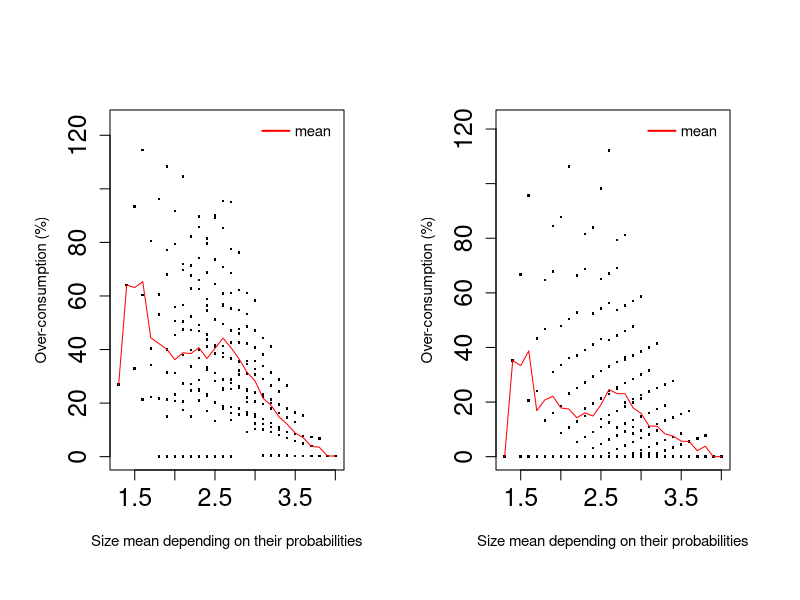

Reproduce this figure in R.
######################################################################
# @TODO modify this parameter to change the version of the graph
######################################################################
fig6a_OAvsMDP<-FALSE
fig6b_PACEvsMDP<-TRUE
fig6c_HEURvsMDP<-FALSE
fig6d_OAvsHEUR<-FALSE
######################################################################
######################################################################

#pdf(file="HEURvsMDPAlainImprovment.pdf")
####################  CAS taille des probas en 1/10, \tau(3)>0
par(mfrow=c(1,2))
par(mar=c(5,4,4,2)+0.8,oma=rep(0.7,4))

MoyenneTaille<-c(4,3.9,3.8,3.7,3.6,3.5,3.4,3.3,3.2,3.1,3.8,3.7,3.6,3.5,3.4,3.3,3.2,3.1,3,3.6,3.5,3.4,3.3,3.2,3.1,3,2.9,3.4,3.3,3.2,3.1,3,2.9,2.8,2.7,3.2,3.1,3,2.9,2.8,2.7,3,2.9,2.8,2.7,2.6,2.5,2.8,2.7,2.6,2.5,2.4,2.6,2.5,2.4,2.4,2.3,2.2,3.7,3.6,3.5,3.4,3.3,3.2,3.1,3,2.9,3.5,3.4,3.3,3.2,3.1,3,2.9,2.8,3.3,3.2,3.1,3,2.9,2.8,2.7,2.6,3.1,3,2.9,2.8,2.7,2.6,2.5,2.9,2.8,2.7,2.6,2.5,2.4,2.7,2.6,2.5,2.4,2.3,2.5,2.4,2.3,2.3,2.2,2.1,3.4,3.3,3.2,3.1,3,2.9,2.8,2.7,3.2,3.1,3,2.9,2.8,2.7,2.6,2.5,3,2.9,2.8,2.7,2.6,2.5,2.4,2.8,2.7,2.6,2.5,2.4,2.3,2.6,2.5,2.4,2.3,2.2,2.4,2.3,2.2,2.1,2.2,2.1,2,2,1.9,1.8,3.1,3,2.9,2.8,2.7,2.6,2.5,2.4,2.9,2.8,2.7,2.6,2.5,2.4,2.3,2.7,2.6,2.5,2.4,2.3,2.2,2.5,2.4,2.3,2.2,2.1,2.3,2.2,2.1,2.1,2,1.9,2.8,2.7,2.6,2.5,2.4,2.3,2.6,2.5,2.4,2.3,2.2,2.1,2.4,2.3,2.2,2.1,2,2.2,2.1,2,2,1.9,1.8,2.5,2.4,2.3,2.2,2.1,2,2.3,2.2,2.1,2,1.9,2.1,2,1.9,1.9,1.8,1.7,2.2,2.1,2,1.9,2,1.9,1.8,1.8,1.7,1.6,1.9,1.8,1.7,1.7,1.6,1.5,1.6,1.5,1.4,1.3)
LorchvsMDPtau1eq1<-c(0.249843,0.262181,0.275146,0.290961,0.309404,0.330829,0.356058,0.385708,0.422649,0.466344,6.79759,7.26607,7.80644,8.43368,9.16726,10.0322,11.0401,12.1141,12.3516,15.303,16.5257,17.94,19.558,21.3649,23.2203,24.2147,22.0605,26.5618,28.8285,31.3652,33.9189,35.8062,35.6491,32.2639,0,41.0877,44.3469,47.1767,48.602,47.6132,95.1187,58.2212,61.0954,62.2176,61.1319,85.3866,0,76.1961,77.5269,56.3786,73.5291,0,95.4035,41.5441,58.8448,22.9201,39.9652,15.1715,4.04718,4.89935,5.86885,6.92416,8.06374,9.14958,10.1167,10.2455,9.18119,13.0185,14.5879,16.2196,18.0247,19.659,20.536,20.3777,18.1981,24.2858,26.6596,28.969,30.7148,31.0935,30.764,28.9039,0,38.1058,40.7164,42.34,42.707,42.6133,41.3948,0,53.2574,54.7764,55.3545,56.757,89.9827,0,68.5694,70.8166,73.4682,79.5355,0,89.0863,43.8107,65.9269,24.7807,47.3013,20.6484,9.12548,10.854,12.5672,14.0987,15.0523,15.7368,15.5511,13.7622,20.1119,22.2548,23.9869,24.7593,25.7586,25.3445,25.1582,0,32.7759,34.5778,35.5153,36.481,37.2604,38.4965,0,45.9877,47.1078,49.5605,51.2627,54.5306,0,61.0055,64.5171,68.7925,85.6656,0,81.5296,89.7488,71.4191,0,27.1649,50.4553,0,20.724,0,0,13.9751,15.6997,16.7486,17.7839,18.5451,18.7091,20.1353,0,25.2687,26.279,27.5844,28.7902,31.1904,33.3845,0,36.6369,38.6931,41.2098,45.6705,49.0933,0,51.4783,56.5229,62.6183,67.6971,0,74.1207,82.2468,71.9229,104.66,50.7307,21.3442,15.8436,16.2633,17.7678,20.1416,23.3123,25.2656,25.4368,28.213,32.6331,36.8423,39.7666,0,41.145,46.8345,52.3101,56.5822,0,62.7989,69.6776,79.4001,91.7665,108.253,21.9171,13.306,17.0658,21.0631,24.6355,27.2689,0,28.6576,33.6262,38.0211,45.3359,0,47.517,55.975,67.9279,77.1976,96.2814,22.281,14.8044,17.3424,23.3,31.4526,31.1782,40.0358,53.0969,60.5907,80.6125,114.461,15.0058,21.5728,34.1657,40.4543,60.2869,93.3345,21.2749,32.9869,64.0808,26.9166)
OAvsMDPtau1eq1<-c(0.114708,0.126986,0.14049,0.156401,0.173864,0.192226,0.212484,0.235869,0.264484,0.298344,0.155817,0.217772,0.298961,0.407541,0.567081,0.799746,1.14486,1.62894,1.85196,0.457867,0.74032,1.10701,1.59178,2.19905,2.91497,3.21037,1.80154,1.35192,1.99813,2.80837,3.62612,4.09046,3.43618,1.37012,0,2.85421,3.7916,4.45525,4.34504,3.05902,1.03573,4.19128,4.53934,3.99647,2.51167,0.790509,0,4.05022,3.3401,1.98526,0.59786,0,2.59635,1.50043,0.447747,1.00516,0.283811,0.14025,1.01353,1.48094,2.01055,2.5705,3.15071,3.62308,3.93529,3.51274,2.38104,1.953,2.61484,3.24704,3.9542,4.4622,4.35495,3.63067,2.0131,3.10113,3.94232,4.66338,4.91388,4.21621,3.40468,2.41272,0,4.37021,4.95931,4.84811,4.02885,3.40762,3.00023,0,4.74818,4.33492,3.54431,3.80446,3.88527,0,3.54913,3.59268,4.29103,5.30099,0,3.71938,4.82035,6.97322,5.12523,8.75714,9.83648,3.15495,4.10492,4.94654,5.54229,5.54373,5.29005,4.44164,2.79602,4.52292,5.32983,5.71827,5.26096,5.08848,4.10003,4.2041,0,5.39783,5.53303,5.01101,4.68232,4.68124,5.98586,0,4.99114,4.43502,5.0454,5.59336,8.17507,0,4.30664,5.37241,7.3253,10.7019,0,5.48559,9.18759,13.2996,0,10.7747,15.2384,0,16.0274,0,0,5.54713,6.21059,6.20439,6.11776,5.81012,5.18892,6.34317,0,6.03628,5.74158,5.67139,5.62808,6.88919,8.77571,0,5.05388,5.38323,6.23626,8.90369,11.6203,0,5.2534,7.68058,11.1452,14.6298,0,9.08395,13.2877,17.338,14.7772,20.8183,24.4984,6.38525,5.82044,6.17309,7.34796,9.34796,10.7664,5.00773,6.24287,8.93647,11.6435,13.904,0,7.23516,10.6264,14.0671,17.1651,0,12.1765,16.2097,22.6218,19.3612,29.007,35.0926,5.64854,8.34013,11.2339,13.7315,15.6765,0,9.49988,13.0162,16.099,21.9823,0,14.6577,20.7411,29.7933,25.63,38.879,48.3669,12.9984,15.176,20.5795,28.0602,18.9609,26.8533,38.5259,34.3547,51.2141,65.5504,27.5009,35.2597,49.3318,45.6634,66.9922,88.3541,68.9413,87.9126,120.014,175.793)
HEURvsMDPtau1eq1<-c(0.144563,0.150447,0.156102,0.163559,0.137051,0.152409,0.16913,0.192901,0.213766,0.239528,0.186901,0.203805,0.134746,0.166671,0.216553,0.166195,0.525648,0.765668,0.317778,0.161533,0.25132,0.382409,0.338279,1.25988,1.63308,1.68988,0.711743,0.449134,0.561447,0.740099,2.46657,2.51486,1.83825,0.432264,0,1.03769,1.22964,3.33395,2.86188,1.61594,0.268038,4.1199,3.82347,2.84524,1.35136,1.35922,0,3.97317,2.67122,4.29503,1.27378,0,7.59337,4.26566,1.23489,4.3127,1.2261,1.2504,1.33495,0.663334,0.894683,1.17889,0.458516,1.24895,1.3218,0.00104792,0.495121,0.832383,1.15747,0.551133,0.748407,2.05593,0.300921,0.856754,0,0.749081,0.952242,2.74844,0.750979,1.15578,0.337967,0,0,1.37627,1.20533,2.07102,0.749198,0.00135738,0.266493,0,2.90843,1.58274,0.111521,1.92875,0,0,0.928162,3.28824,1.5833,-0.00641045,0,3.02142,1.08171,0.30292,1.22749,0.338911,0.325208,1.44419,0.221509,0.444916,1.82083,0.34865,0.00251577,0.67089,0.448965,0.611571,0.875615,0.903204,0.0033234,0.730086,0,0.0376226,0,1.50351,0.862491,0.787917,0,0.534909,0,0,1.63378,0.120878,1.72579,0,0,0,2.58929,1.07964,0,0.330866,0,0.170888,1.0901,0.303,0,0.996589,0.221197,0,5.76462,0,0,0.00710614,1.39649,0.530424,0,0.51648,0,0.0368365,0,1.47832,0.387731,0.357177,0.647872,0,0.0339142,0,0.63666,1.43096,0,0,0.296205,0,0.616454,0,1.10534,0.182894,0,1.92621,0.988533,0.0655359,0.762908,6.14455,4.72453,1.43797,0,0.860448,0,0,0.167987,1.08843,0,0,1.04807,0.0555305,0,0,2.01908,0.876675,0,0,1.75582,0.653443,5.57891,9.04822,5.66382,4.38227,0.0889209,0,2.01448,0.748772,0.200134,0,2.89702,1.72859,0.446199,4.29775,0,1.37136,8.95684,5.13184,7.85412,5.44656,4.28209,4.0431,1.47353,8.03313,3.70507,10.6366,8.20618,4.89748,7.56026,5.47085,4.42198,12.6988,8.38559,4.86591,7.78415,5.71311,4.7448,14.1967,6.17446,5.36421,69.069)

LorchvsMDPtau3eq1<-c(0,0,0,0,0,0,0,0,0,0,7.58139,6.48927,5.40229,4.31408,3.23128,2.14526,1.0577,1.09307,1.10506,16.7088,15.5177,14.3255,13.1392,11.9493,10.7577,9.56509,8.38424,27.7199,26.4022,25.091,23.7759,22.4588,21.1411,19.8359,0,41.3394,39.8742,38.4044,36.9321,35.4593,0,58.5063,56.8417,55.1742,53.5063,0,0,81.017,79.0937,0,0,0,111.794,0,0,0,0,0,0,0,0,0,0,0,0,0,0,8.50208,7.29661,6.09014,4.88956,3.68534,2.47942,1.27252,0.077521,18.7812,17.446,16.1173,14.7848,13.4502,12.1149,10.7925,0,31.5322,30.0452,28.5536,27.0593,25.5646,24.0838,0,47.6626,45.9699,44.2741,42.5781,0,0,68.9121,66.9513,64.9903,0,0,98.1459,0,0,0,0,0,0,0,0,0,0,0,0,0,9.49615,8.14279,6.79604,5.44531,4.09254,2.7391,1.39866,0,21.3139,19.8042,18.2898,16.7727,15.2551,13.7518,0,36.3186,34.5965,32.8713,31.1458,29.4365,0,56.1807,54.1804,52.1799,0,0,83.6868,81.3066,0,0,0,0,0,0,0,0,0,0,0,0,0,0,0,0,10.8266,9.29354,7.75574,6.21518,4.67427,3.14768,0,24.6258,22.8734,21.1178,19.362,17.6226,0,42.9851,40.9437,38.9024,36.8799,0,68.5829,66.1446,0,106.585,0,0,0,0,0,0,0,0,12.5057,10.7219,8.93474,7.14749,5.37684,0,29.229,27.1449,25.061,22.9961,0,52.7084,50.209,47.7322,87.9316,84.839,0,0,0,0,0,0,0,14.9481,12.8197,10.6915,8.58277,0,36.0912,33.5278,30.9877,68.1605,64.9684,0,0,0,0,0,18.5438,15.9128,13.3057,47.0008,43.7022,95.5167,0,0,0,24.3195,20.9067,66.6258,0,0,34.8274,0)
OAvsMDPtau3eq1<-c(0,0,0,0,0,0,0,0,0,0,6.49833,5.40622,4.31924,3.23102,2.14823,1.0622,-0.0253569,0,0,14.3219,13.1307,11.9386,10.7522,9.56229,8.37069,7.17811,5.99726,23.7599,22.4422,21.131,19.8159,18.4988,17.1811,15.876,0,35.4337,33.9686,32.4988,31.0265,29.5537,28.0946,50.1483,48.4837,46.8161,45.1482,43.496,0,69.4431,67.5199,65.5965,63.6908,0,95.8234,93.5515,91.3005,133.901,131.153,192.961,7.66714,7.75263,7.83983,7.92906,8.01982,8.11298,8.20854,8.30644,8.40544,15.6984,14.4929,13.2864,12.0859,10.8816,9.67572,8.46881,7.27381,25.4102,24.075,22.7464,21.4138,20.0792,18.744,17.4215,0,37.457,35.97,34.4784,32.9841,31.4894,30.0086,0,52.696,51.0033,49.3075,47.6114,45.9313,0,72.7709,70.8101,68.8491,66.9063,0,100.391,98.0663,95.7632,140.61,137.784,203.814,17.1246,17.3365,17.5534,17.7747,18.0024,18.2365,18.4767,18.7205,27.1249,25.7716,24.4248,23.0741,21.7213,20.3679,19.0274,0,39.5653,38.0555,36.5411,35.024,33.5065,32.0031,0,55.3613,53.6392,51.914,50.1885,48.4792,0,76.2714,74.271,72.2706,70.2887,0,105.23,102.849,100.491,0,147.79,144.88,0,215.623,0,0,28.8788,29.2805,29.6914,30.1153,30.5523,31.0016,31.4597,0,41.7297,40.1967,38.6589,37.1184,35.5774,34.0509,0,58.1099,56.3574,54.6018,52.846,51.1066,0,79.9011,77.8598,75.8185,73.796,0,110.287,107.849,105.433,155.374,152.376,228.334,43.9637,44.6585,45.3781,46.1234,46.8922,47.6802,60.9574,59.1736,57.3864,55.5991,53.8285,0,83.6825,81.5984,79.5145,77.4496,0,115.6,113.101,110.624,163.445,160.352,242.142,63.8972,65.0783,66.3075,67.5813,68.893,0,87.6113,85.4829,83.3546,81.2459,0,121.166,118.603,116.063,172.006,168.814,257.066,91.7237,93.7629,95.8898,98.0957,127.044,124.413,121.806,181.17,177.872,273.421,133.261,136.953,140.821,191.004,187.591,291.397,201.545,208.905,311.177,332.859)
HEURvsMDPtau3eq1<-c(0,0,0,0,0,0,0,0,0,0,6.49833,5.40622,4.31924,3.23102,2.14823,1.0622,-0.0253569,0,0,14.3219,13.1307,11.9386,10.7522,9.56229,8.37069,0,0,23.7599,22.4422,21.131,19.8159,0,0,0,0,35.4337,33.9686,0,0,0,0,0,0,0,0,0,0,0,0,0,0,0,0,0,0,0,0,0,7.66714,7.75263,7.83983,7.92906,8.01982,8.11298,8.20854,0,0,15.6984,14.4929,13.2864,12.0859,10.8816,2.47942,1.27252,0,25.4102,24.075,22.7464,14.7848,13.4502,12.1149,0,0,37.457,30.0452,28.5536,27.0593,0,0,0,47.6626,45.9699,0,0,0,0,0,0,0,0,0,0,0,0,0,0,0,17.1246,17.3365,17.5534,17.7747,0,0,0,0,27.1249,25.7716,6.79604,5.44531,4.09254,2.7391,0,0,21.3139,19.8042,18.2898,16.7727,15.2551,0,0,36.3186,34.5965,32.8713,0,0,0,56.1807,0,0,0,0,0,0,0,0,0,0,0,0,0,0,28.8788,0,0,0,0,0,0,0,10.8266,9.29354,7.75574,6.21518,4.67427,0,0,24.6258,22.8734,21.1178,0,0,0,42.9851,0,0,0,0,0,0,0,0,0,0,0,0,0,0,0,0,12.5057,10.7219,8.93474,7.14749,5.37684,0,29.229,27.1449,0,0,0,0,0,0,0,0,0,0,0,0,0,0,0,14.9481,12.8197,10.6915,0,0,36.0912,0,0,0,0,0,0,0,0,0,18.5438,15.9128,13.3057,47.0008,0,0,0,0,0,24.3195,0,0,0,0,34.8274,0)

# # #TODO comparaison, version ALain tau=1
# MoyenneTaille<-c(4,3.9,3.8,3.7,3.6,3.5,3.4,3.3,3.2,3.1,3.8,3.7,3.6,3.5,3.4,3.3,3.2,3.1,3,3.6,3.5,3.4,3.3,3.2,3.1,3,2.9,3.4,3.3,3.2,3.1,3,2.9,2.8,2.7,3.2,3.1,3,2.9,2.8,2.7,3,2.9,2.8,2.7,2.6,2.5,2.8,2.7,2.6,2.5,2.4,2.6,2.5,2.4,2.4,2.3,2.2,3.7,3.6,3.5,3.4,3.3,3.2,3.1,3,2.9,3.5,3.4,3.3,3.2,3.1,3,2.9,2.8,3.3,3.2,3.1,3,2.9,2.8,2.7,2.6,3.1,3,2.9,2.8,2.7,2.6,2.5,2.9,2.8,2.7,2.6,2.5,2.4,2.7,2.6,2.5,2.4,2.3,2.5,2.4,2.3,2.3,2.2,2.1,3.4,3.3,3.2,3.1,3,2.9,2.8,2.7,3.2,3.1,3,2.9,2.8,2.7,2.6,2.5,3,2.9,2.8,2.7,2.6,2.5,2.4,2.8,2.7,2.6,2.5,2.4,2.3,2.6,2.5,2.4,2.3,2.2,2.4,2.3,2.2,2.1,2.2,2.1,2,2,1.9,1.8,3.1,3,2.9,2.8,2.7,2.6,2.5,2.4,2.9,2.8,2.7,2.6,2.5,2.4,2.3,2.7,2.6,2.5,2.4,2.3,2.2,2.5,2.4,2.3,2.2,2.1,2.3,2.2,2.1,2.1,2,1.9,2.8,2.7,2.6,2.5,2.4,2.3,2.6,2.5,2.4,2.3,2.2,2.1,2.4,2.3,2.2,2.1,2,2.2,2.1,2,2,1.9,1.8,2.5,2.4,2.3,2.2,2.1,2,2.3,2.2,2.1,2,1.9,2.1,2,1.9,1.9,1.8,1.7,2.2,2.1,2,1.9,2,1.9,1.8,1.8,1.7,1.6,1.9,1.8,1.7,1.7,1.6,1.5,1.6,1.5,1.4,1.3)
# LorchvsMDPtau1eq1<-c(0.289126,3.78322,7.7398,12.2637,17.474,23.5273,30.6553,39.1392,49.5068,62.3056,3.48107,7.69034,12.5461,18.196,24.8364,32.7577,42.3056,53.902,66.9023,7.61782,12.8486,18.99,26.2575,34.8005,44.9478,56.0711,65.4338,13.0388,19.4458,27.0844,35.899,45.4687,54.634,62.0032,0,81.2475,26.9174,35.2302,43.5375,51.0664,25.912,87.762,98.4706,39.6419,46.1474,33.2576,0,88.7937,97.0273,44.9727,42.1891,0,82.5754,54.8386,53.2639,67.1178,67.4543,86.1338,7.76453,12.5691,18.1285,24.6139,32.2015,41.0906,51.0374,61.7951,73.5616,12.8785,18.7891,25.6482,33.246,42.2952,52.1447,61.9115,71.4704,18.6708,25.6872,33.6324,42.3095,50.3895,59.9052,20.2349,0,25.1453,32.7314,40.6195,47.911,56.1442,27.0061,0,95.6664,105.665,43.8413,52.1796,34.6895,0,95.2581,103.225,45.1281,44.9156,0,53.3404,55.6442,57.6462,68.3198,73.8449,93.8006,17.9854,23.9781,31.2443,39.4233,48.4018,57.4985,68.2755,13.9291,24.0297,31.3001,39.2488,47.5781,56.3299,65.7087,20.5228,0,30.3788,37.7911,44.7201,52.779,63.1442,28.0784,0,102.813,41.2933,49.49,34.8841,37.0767,0,101.135,113.128,44.4878,47.9771,0,51.4549,55.8498,61.1399,0,69.2873,76.7333,0,88.5311,0,0,28.8397,36.3825,44.1825,52.1403,62.0725,70.8712,20.9253,0,35.1352,42.3222,49.9894,58.9044,26.6643,28.6825,0,109.403,45.925,53.8972,34.9046,37.7673,0,109.465,39.4068,44.3798,48.4238,0,48.7806,55.1981,60.7484,67.4,69.3041,85.4132,39.2844,46.0179,55.1646,63.6215,25.3959,27.7849,43.121,49.2217,29.0203,33.2381,36.4123,0,116.215,36.7874,42.0028,46.1702,0,45.2759,51.6653,52.2517,54.9901,66.1152,81.2995,42.7865,55.8746,25.2892,29.6516,27.5982,0,26.7705,32.0929,37.247,36.9664,0,39.3409,38.7856,48.2104,47.4693,61.4252,75.7737,19.8091,18.6331,24.0835,32.0961,23.8074,32.3072,42.6639,40.5933,55.046,68.4604,68.3611,24.5888,35.3291,31.5337,46.6167,58.8077,87.6196,35.1474,45.4196,101.521)
# OAvsMDPtau1eq1<-c(0.114708,0.126986,0.14049,0.156401,0.173864,0.192226,0.212484,0.235869,0.264484,0.298344,0.158012,0.220551,0.302281,0.411911,0.573131,0.809974,1.16658,1.62871,1.85165,0.46701,0.753549,1.13001,1.63928,2.19898,2.91515,3.20984,1.80075,1.42325,1.99791,2.80822,3.62624,4.09102,3.43542,1.36853,0,2.8542,3.79175,4.45554,4.34567,3.05815,1.03345,4.19166,4.54036,3.99775,2.51406,0.787562,0,4.05112,3.34112,1.987,0.595047,0,2.59362,1.49838,0.442601,1.00193,0.281582,0.136895,1.03355,1.49628,2.01938,2.5937,3.22223,3.82261,4.00735,3.39396,2.30384,2.04258,2.74012,3.46582,3.93241,4.50923,4.58189,3.52411,1.77986,3.08241,3.92933,4.69062,5.05636,4.09567,3.31457,1.94224,0,4.38726,5.03711,5.07326,3.92709,2.81542,2.25799,0,4.87448,4.6091,3.4724,2.9978,2.4993,0,3.8175,2.80583,3.27057,3.54078,0,2.78596,3.60283,4.84064,3.81664,6.30856,7.36816,3.52751,4.0955,4.92662,5.58105,5.78378,4.98568,4.18209,1.92836,4.54296,5.36271,5.85861,5.66586,4.83763,3.54367,2.83494,0,5.47672,5.74138,4.80435,3.9225,3.80966,4.00658,0,5.23813,4.29301,4.0421,3.48177,5.53359,0,3.37665,4.14634,4.70652,7.38728,0,4.02003,6.12474,9.43119,0,7.46078,11.1656,0,8.46994,0,0,5.586,6.38292,6.51498,5.78994,5.44042,3.37038,4.48768,0,6.22956,6.08756,5.42707,4.78398,4.49267,6.09146,0,5.39002,4.49505,3.78336,5.86208,8.05391,0,4.27378,4.75311,7.47385,10.2506,0,5.77372,9.14998,12.4354,10.5286,10.5871,11.9769,6.54736,5.85454,5.98033,4.70637,6.28491,7.73071,5.37863,3.80401,5.74938,7.84675,9.86064,0,4.39996,6.91316,9.59246,12.1113,0,8.08386,11.3193,10.767,7.71317,13.9592,16.4482,2.3656,5.46516,7.43526,9.3862,6.59346,0,6.19067,8.67648,11.1011,9.68807,0,9.95375,7.71742,13.5871,9.4935,18.0041,22.1106,7.50918,4.28802,6.94863,12.0814,5.39501,10.4582,17.1116,13.7593,23.1536,29.5797,7.95155,14.3567,21.5952,19.0446,29.8825,39.6617,27.6839,39.1283,54.0378,76.5701)
# HEURvsMDPtau1eq1<-c(0.144563,0.150447,0.156102,0.163559,0.137051,0.152409,0.16913,0.192901,0.213766,0.239528,0.189054,0.206523,0.138061,0.171022,0.222493,0.176411,0.547283,0.765499,0.317498,0.170664,0.264482,0.405175,0.384354,1.25921,1.63289,1.6902,0.712212,0.519754,0.559497,0.738311,2.46565,2.51628,1.83866,0.432084,0,1.03558,1.22794,3.33463,2.8631,1.61602,0.267138,4.12026,3.82422,2.84627,1.35376,1.36085,0,3.97331,2.6713,4.30046,1.27593,0,7.59337,4.26718,1.23489,4.3127,1.22848,1.2504,1.12993,0.670399,0.881736,1.15311,0.572839,1.55877,1.51505,0.00050697,0.499729,0.909731,1.24969,0.766013,0.700216,2.18908,0.642395,0.978751,0,0.696103,0.891349,2.82464,1.00606,1.34932,0.632753,0,0,1.29817,1.3765,2.64601,1.10203,0.000822036,0.556169,0,3.38352,2.31959,0.646432,2.19007,0,0,1.77593,3.53747,1.91177,-0.00440592,0,3.34477,1.49435,0.308187,1.79665,0.350917,0.347747,1.79441,0.268994,0.47816,2.11157,0.847881,0.00162672,0.734074,-0.326708,0.574881,0.821022,1.23548,0.627825,1.01282,0,0.0344954,0,1.66983,1.2254,1.19414,0,1.27457,0,0,2.45432,0.747604,2.38158,0,0,0,3.21215,1.87452,0,0.355407,0,1.04036,1.13693,0.342759,0,1.06468,0.282375,0,5.72252,0,0,0.00610764,1.60321,1.02726,0,0.719234,0,0.0324471,0,1.64606,0.855304,0.808477,1.76262,0,0.0297578,0,1.55009,2.42866,0,0,0.343575,0,1.84062,0,1.18254,0.255128,0,2.01141,1.09748,0.164981,0.899806,6.01327,4.63846,1.25827,0,2.65327,0,0,0.245293,3.10264,0,0,1.14562,0.154993,0,0,2.10108,1.00984,0,0,1.88064,0.825389,5.22061,8.46522,5.36881,4.20075,-1.32441,0,2.04293,0.869433,-4.11958,0,2.86454,1.81156,0.615839,3.55751,0,1.49553,7.72057,4.44722,6.69151,4.88831,3.94683,2.16497,-4.04868,5.85273,2.43941,8.17776,6.97327,3.7251,6.60516,4.51622,3.86107,7.0018,6.51098,2.97424,6.3342,4.17747,3.85441,7.30233,3.83957,3.9696,52.2127)
# 
# # #TODO comparaison, version ALain tau=3
# MoyenneTaille<-c(4,3.9,3.8,3.7,3.6,3.5,3.4,3.3,3.2,3.1,3.8,3.7,3.6,3.5,3.4,3.3,3.2,3.1,3,3.6,3.5,3.4,3.3,3.2,3.1,3,2.9,3.4,3.3,3.2,3.1,3,2.9,2.8,2.7,3.2,3.1,3,2.9,2.8,2.7,3,2.9,2.8,2.7,2.6,2.5,2.8,2.7,2.6,2.5,2.4,2.6,2.5,2.4,2.4,2.3,2.2,3.7,3.6,3.5,3.4,3.3,3.2,3.1,3,2.9,3.5,3.4,3.3,3.2,3.1,3,2.9,2.8,3.3,3.2,3.1,3,2.9,2.8,2.7,2.6,3.1,3,2.9,2.8,2.7,2.6,2.5,2.9,2.8,2.7,2.6,2.5,2.4,2.7,2.6,2.5,2.4,2.3,2.5,2.4,2.3,2.3,2.2,2.1,3.4,3.3,3.2,3.1,3,2.9,2.8,2.7,3.2,3.1,3,2.9,2.8,2.7,2.6,2.5,3,2.9,2.8,2.7,2.6,2.5,2.4,2.8,2.7,2.6,2.5,2.4,2.3,2.6,2.5,2.4,2.3,2.2,2.4,2.3,2.2,2.1,2.2,2.1,2,2,1.9,1.8,3.1,3,2.9,2.8,2.7,2.6,2.5,2.4,2.9,2.8,2.7,2.6,2.5,2.4,2.3,2.7,2.6,2.5,2.4,2.3,2.2,2.5,2.4,2.3,2.2,2.1,2.3,2.2,2.1,2.1,2,1.9,2.8,2.7,2.6,2.5,2.4,2.3,2.6,2.5,2.4,2.3,2.2,2.1,2.4,2.3,2.2,2.1,2,2.2,2.1,2,2,1.9,1.8,2.5,2.4,2.3,2.2,2.1,2,2.3,2.2,2.1,2,1.9,2.1,2,1.9,1.9,1.8,1.7,2.2,2.1,2,1.9,2,1.9,1.8,1.8,1.7,1.6,1.9,1.8,1.7,1.7,1.6,1.5,1.6,1.5,1.4,1.3)
# LorchvsMDPtau3eq1<-c(60,57.589,55.1015,52.575,49.9931,47.37,44.6835,41.9354,39.1255,36.2816,65.1987,68.1804,71.4321,75.012,78.9476,83.3315,88.2381,36.2737,33.3672,71.4575,75.0378,78.9972,83.3735,88.2772,93.8018,100.062,107.139,79.0079,83.4094,88.3029,93.8214,100.085,107.24,115.406,0,176.536,93.8537,100.11,107.274,115.532,56.2594,183.403,187.573,115.533,125.162,61.3702,0,192.407,198.032,54.6932,67.5229,0,204.718,60.208,75.0639,66.9507,84.4874,96.4803,62.6287,59.9779,57.2802,54.5184,51.7074,48.8228,45.8662,42.837,39.7656,68.7137,72.2001,76.0606,80.3337,85.1292,90.5412,96.6862,103.648,76.0712,80.3689,85.1545,90.5608,96.7096,103.748,47.0648,0,85.1979,90.5928,96.7346,103.782,111.928,51.0916,0,181.434,185.537,111.93,121.457,55.8418,0,190.306,195.872,49.0039,61.5851,0,42.0625,54.0742,68.6613,60.3062,77.5612,88.9832,65.8713,62.9781,60.0101,56.9822,53.8677,50.6679,47.3818,0,73.0209,77.2061,81.874,87.157,93.178,100.086,41.9677,0,81.9168,87.1888,93.2031,100.121,108.138,45.6388,0,179.374,100.117,108.141,39.2181,49.9855,0,188.096,193.592,42.9767,55.2649,0,35.8658,47.5453,61.8064,0,53.1926,70.0915,0,80.8205,0,0,69.9013,66.6993,63.4236,60.0449,56.5633,52.978,0,0,78.5496,83.6885,89.5636,96.338,30.6633,39.9678,0,177.251,96.3346,104.215,33.3996,43.869,0,185.805,26.7455,36.682,48.6307,0,29.3927,40.6914,54.5655,45.6791,62.1399,72.0407,75.0733,71.5138,67.829,64.0171,0,0,85.7999,92.403,18.7746,27.3109,37.4401,0,183.417,20.5036,30.0663,41.6208,0,22.5893,33.4488,46.8631,37.685,53.6082,62.5144,81.9076,77.8709,0,0,0,0,6.40634,13.9993,23.1411,34.2441,0,15.4677,25.8253,38.7016,29.2116,44.4871,52.2126,0,0,0,0,7.94732,17.7274,29.9678,20.1432,34.6318,40.9357,145.733,0,0,10.4226,23.9603,28.5539,128.174,0,14.926,94.4078)
# OAvsMDPtau3eq1<-c(0,0,0,0,0,0,0,0,0,0,6.49833,10.2255,14.2901,18.765,23.6845,29.1643,35.2977,0,0,14.3219,18.7972,23.7465,29.2169,35.3465,42.2522,50.0777,58.9232,23.7599,29.2617,35.3786,42.2768,50.1067,59.0494,69.2571,0,35.4337,42.3172,50.1381,59.0923,69.4145,81.3301,50.1483,59.0856,69.4158,81.4525,95.5223,0,69.4431,81.4982,95.7233,112.603,0,95.8234,112.9,133.532,133.901,159.686,192.961,3.28592,3.32256,3.35993,3.39817,3.43707,3.47699,3.51795,3.5599,3.60233,10.8922,15.2502,20.0758,25.4171,31.4114,38.1765,45.8578,54.5602,20.089,25.4611,31.4431,38.2011,45.887,54.685,64.7538,0,31.4973,38.241,45.9183,54.7281,64.9099,76.6993,0,45.9289,54.7222,64.9125,76.8218,90.7922,0,64.9404,76.8687,90.9939,107.826,0,91.0961,108.126,128.807,129.183,155.195,189.044,7.33913,7.42993,7.52287,7.61772,7.71532,7.81563,7.91859,8.02307,16.2761,21.5077,27.3425,33.9463,41.4725,50.1081,60.0178,0,27.396,33.986,41.5039,50.1513,60.1728,71.8132,0,41.515,50.1463,60.1764,71.9357,85.7814,0,60.2048,71.9836,85.9838,102.742,0,86.0879,103.045,123.748,0,124.13,150.351,0,184.776,0,0,12.3766,12.5488,12.7249,12.9065,13.0938,13.2864,13.4827,0,23.187,29.6106,36.9545,45.4225,55.264,66.7324,0,36.9659,45.4182,55.2682,66.8546,80.5493,0,55.2972,66.9033,80.7521,97.4058,0,80.8576,97.7111,118.406,118.794,145.195,180.19,18.8416,19.1394,19.4477,19.7672,20.0967,20.4344,32.2498,40.5037,50.1504,61.5367,75.0491,0,50.1802,61.5864,75.2524,91.7666,0,75.3594,92.0741,112.723,113.116,139.665,175.22,27.3845,27.8907,28.4175,28.9634,29.5256,0,44.8692,56.0475,69.4973,85.834,0,69.6057,86.1429,106.703,107.101,133.754,169.843,39.3102,40.1841,41.0956,42.041,63.5301,79.843,100.262,100.665,127.371,163.964,57.1119,58.6942,60.3519,93.7705,120.464,157.518,86.3765,89.5309,150.42,142.654)
# HEURvsMDPtau3eq1<-c(0,0,0,0,0,0,0,0,0,0,6.49833,10.2255,14.2901,18.765,23.6845,29.1643,35.2977,0,0,14.3219,18.7972,23.7465,29.2169,35.3465,42.2522,0,0,23.7599,29.2617,35.3786,42.2768,0,0,0,0,35.4337,42.3172,0,0,0,0,0,0,0,0,0,0,0,0,0,0,0,0,0,0,0,0,0,3.28592,3.32256,3.35993,3.39817,3.43707,3.47699,3.51795,0,0,10.8922,15.2502,20.0758,25.4171,31.4114,28.6265,35.66,0,20.089,25.4611,31.4431,23.8694,30.5825,38.2684,0,0,31.4973,19.1201,25.5024,32.825,0,0,0,20.4268,27.3678,0,0,0,0,0,0,0,0,0,0,0,0,0,0,0,7.33913,7.42993,7.52287,7.61772,0,0,0,0,16.2761,21.5077,13.6571,19.3783,25.8982,33.3807,0,0,9.13453,14.5506,20.7291,27.8347,36.0717,0,0,15.5651,22.276,30.0734,0,0,0,24.0775,0,0,0,0,0,0,0,0,0,0,0,0,0,0,12.3766,0,0,0,0,0,0,0,4.63995,9.85146,15.8094,22.6779,30.6633,0,0,10.5539,17.0143,24.5416,0,0,0,18.4222,0,0,0,0,0,0,0,0,0,0,0,0,0,0,0,0,5.3596,11.546,18.7746,27.3109,37.4401,0,12.5267,20.5036,0,0,0,0,0,0,0,0,0,0,0,0,0,0,0,6.40634,13.9993,23.1411,0,0,15.4677,0,0,0,0,0,0,0,0,0,7.94732,17.7274,29.9678,20.1432,0,0,0,0,0,10.4226,0,0,0,0,14.926,0)

#MoyenneTaille<-c(4,3.9,3.8,3.7,3.6,3.5,3.4,3.3,3.2,3.1,3.8,3.7,3.6,3.5,3.4,3.3,3.2,3.1,3,3.6,3.5,3.4,3.3,3.2,3.1,3,2.9,3.4,3.3,3.2,3.1,3,2.9,2.8,2.7,3.2,3.1,3,2.9,2.8,2.7,3,2.9,2.8,2.7,2.6,2.5,2.8,2.7,2.6,2.5,2.4,2.6,2.5,2.4,2.4,2.3,2.2,3.7,3.6,3.5,3.4,3.3,3.2,3.1,3,2.9,3.5,3.4,3.3,3.2,3.1,3,2.9,2.8,3.3,3.2,3.1,3,2.9,2.8,2.7,2.6,3.1,3,2.9,2.8,2.7,2.6,2.5,2.9,2.8,2.7,2.6,2.5,2.4,2.7,2.6,2.5,2.4,2.3,2.5,2.4,2.3,2.3,2.2,2.1,3.4,3.3,3.2,3.1,3,2.9,2.8,2.7,3.2,3.1,3,2.9,2.8,2.7,2.6,2.5,3,2.9,2.8,2.7,2.6,2.5,2.4,2.8,2.7,2.6,2.5,2.4,2.3,2.6,2.5,2.4,2.3,2.2,2.4,2.3,2.2,2.1,2.2,2.1,2,2,1.9,1.8,3.1,3,2.9,2.8,2.7,2.6,2.5,2.4,2.9,2.8,2.7,2.6,2.5,2.4,2.3,2.7,2.6,2.5,2.4,2.3,2.2,2.5,2.4,2.3,2.2,2.1,2.3,2.2,2.1,2.1,2,1.9,2.8,2.7,2.6,2.5,2.4,2.3,2.6,2.5,2.4,2.3,2.2,2.1,2.4,2.3,2.2,2.1,2,2.2,2.1,2,2,1.9,1.8,2.5,2.4,2.3,2.2,2.1,2,2.3,2.2,2.1,2,1.9,2.1,2,1.9,1.9,1.8,1.7,2.2,2.1,2,1.9,2,1.9,1.8,1.8,1.7,1.6,1.9,1.8,1.7,1.7,1.6,1.5,1.6,1.5,1.4,1.3)
#LorchvsMDPtau3eq1<-c(0.249843,0.262181,0.275146,0.290961,0.309404,0.330829,0.356058,0.385708,0.422649,0.466344,6.79759,7.26607,7.80644,8.43368,9.16726,10.0322,11.0401,12.1141,12.3516,15.303,16.5257,17.94,19.558,21.3649,23.2203,24.2147,22.0605,26.5618,28.8285,31.3652,33.9189,35.8062,35.6491,32.2639,0,41.0877,44.3469,47.1767,48.602,47.6132,95.1187,58.2212,61.0954,62.2176,61.1319,85.3866,0,76.1961,77.5269,56.3786,73.5291,0,95.4035,41.5441,58.8448,22.9201,39.9652,15.1715,4.04718,4.89935,5.86885,6.92416,8.06374,9.14958,10.1167,10.2455,9.18119,13.0185,14.5879,16.2196,18.0247,19.659,20.536,20.3777,18.1981,24.2858,26.6596,28.969,30.7148,31.0935,30.764,28.9039,0,38.1058,40.7164,42.34,42.707,42.6133,41.3948,0,53.2574,54.7764,55.3545,56.757,89.9827,0,68.5694,70.8166,73.4682,79.5355,0,89.0863,43.8107,65.9269,24.7807,47.3013,20.6484,9.12548,10.854,12.5672,14.0987,15.0523,15.7368,15.5511,13.7622,20.1119,22.2548,23.9869,24.7593,25.7586,25.3445,25.1582,0,32.7759,34.5778,35.5153,36.481,37.2604,38.4965,0,45.9877,47.1078,49.5605,51.2627,54.5306,0,61.0055,64.5171,68.7925,85.6656,0,81.5296,89.7488,71.4191,0,27.1649,50.4553,0,20.724,0,0,13.9751,15.6997,16.7486,17.7839,18.5451,18.7091,20.1353,0,25.2687,26.279,27.5844,28.7902,31.1904,33.3845,0,36.6369,38.6931,41.2098,45.6705,49.0933,0,51.495,56.5229,62.6183,67.6971,0,74.1207,82.2468,71.9229,104.66,50.7307,21.3442,15.8436,16.2633,17.7678,20.1416,23.3123,25.2656,25.4368,28.213,32.6331,36.8423,39.7666,0,41.145,46.8345,52.3101,56.5822,0,62.7989,69.6776,79.4001,91.7665,108.253,21.9171,13.306,17.0658,21.0631,24.6355,27.2689,0,28.6576,33.6262,38.0211,45.3359,0,47.517,55.975,67.9279,77.1975,96.2814,22.281,14.8044,17.3424,23.3,31.4526,31.1782,40.0358,53.0969,60.5907,80.6125,114.461,15.0058,21.5728,34.1657,40.4543,60.2869,93.3345,21.2749,32.9869,64.0808,26.9166)
#OAvsMDPtau3eq1<-c(0.114708,0.126986,0.14049,0.156401,0.173864,0.192226,0.212484,0.235869,0.264484,0.298344,0.155817,0.217772,0.298961,0.407541,0.567081,0.799746,1.14486,1.62894,1.85196,0.457867,0.74032,1.10701,1.59178,2.19905,2.91497,3.21037,1.80154,1.35192,1.99813,2.80837,3.62612,4.09046,3.43618,1.37012,0,2.85421,3.7916,4.45525,4.34504,3.05902,1.03573,4.19128,4.53934,3.99647,2.51167,0.790509,0,4.05022,3.3401,1.98526,0.59786,0,2.59635,1.50043,0.447747,1.00516,0.283811,0.14025,1.01353,1.48094,2.01055,2.5705,3.15071,3.62308,3.93529,3.51274,2.38104,1.953,2.61484,3.24704,3.9542,4.4622,4.35495,3.63067,2.0131,3.10113,3.94232,4.66338,4.91388,4.21621,3.40468,2.41272,0,4.37021,4.95931,4.84811,4.02885,3.40762,3.00023,0,4.74818,4.33492,3.54431,3.80446,3.88527,0,3.54913,3.59268,4.29103,5.30099,0,3.71938,4.82035,6.97322,5.12523,8.75714,9.83648,3.15495,4.10492,4.94654,5.54229,5.54373,5.29005,4.44164,2.79602,4.52292,5.32983,5.71827,5.26096,5.08848,4.10003,4.2041,0,5.39783,5.53303,5.01101,4.68232,4.68124,5.98586,0,4.99114,4.43502,5.0454,5.59336,8.17507,0,4.30664,5.37241,7.3253,10.7019,0,5.48559,9.18759,13.2996,0,10.7747,15.2384,0,16.0274,0,0,5.54713,6.21059,6.20439,6.11776,5.81012,5.18892,6.34317,0,6.03628,5.74158,5.67139,5.62808,6.88919,8.77571,0,5.05388,5.38323,6.23626,8.90369,11.6203,0,5.26495,7.68058,11.1452,14.6298,0,9.08395,13.2877,17.338,14.7772,20.8183,24.4984,6.38525,5.82044,6.17309,7.34796,9.34796,10.7664,5.00773,6.24287,8.93647,11.6435,13.904,0,7.23516,10.6264,14.0671,17.1651,0,12.1765,16.2097,22.6218,19.3612,29.007,35.0926,5.64854,8.34013,11.2339,13.7315,15.6765,0,9.49988,13.0162,16.099,21.9823,0,14.6577,20.7411,29.7933,25.6299,38.879,48.3669,12.9984,15.176,20.5795,28.0602,18.9609,26.8533,38.5259,34.3547,51.2141,65.5504,27.5009,35.2597,49.3318,45.6634,66.9922,88.3541,68.9413,87.9126,120.014,175.793)
#HEURvsMDPtau3eq1<-c(0.144563,0.150447,0.156102,0.163559,0.137051,0.152409,0.16913,0.192901,0.213766,0.239528,0.186901,0.203805,0.134746,0.166671,0.216553,0.166195,0.525648,0.765668,0.317778,0.161533,0.25132,0.382409,0.338279,1.25988,1.63308,1.68988,0.711743,0.449134,0.561447,0.740099,2.46657,2.51486,1.83825,0.432264,0,1.03769,1.22964,3.33395,2.86188,1.61594,0.268038,4.1199,3.82347,2.84524,1.35136,1.35922,0,3.97317,2.67122,4.29503,1.27378,0,7.59337,4.26566,1.23489,4.3127,1.2261,1.2504,1.33495,0.663334,0.894683,1.17889,0.458516,1.24895,1.3218,0.00104792,0.495121,0.832383,1.15747,0.551133,0.748407,2.05593,0.300921,0.856754,0,0.749081,0.952242,2.74844,0.750979,1.15578,0.337967,0,0,1.37627,1.20533,2.07102,0.749198,0.00135738,0.266493,0,2.90843,1.58274,0.111521,1.92875,0,0,0.928162,3.28824,1.5833,-0.00641045,0,3.02142,1.08171,0.30292,1.22749,0.338911,0.325208,1.44419,0.221509,0.444916,1.82083,0.34865,0.00251577,0.67089,0.448965,0.611571,0.875615,0.903204,0.0033234,0.730086,0,0.0376226,0,1.50351,0.862491,0.787917,0,0.534909,0,0,1.63378,0.120878,1.72579,0,0,0,2.58929,1.07964,0,0.330866,0,0.170888,1.0901,0.303,0,0.996589,0.221197,0,5.76462,0,0,0.00710614,1.39649,0.530424,0,0.51648,0,0.0368365,0,1.47832,0.387731,0.357177,0.647872,0,0.0339142,0,0.63666,1.43096,0,0,0.296205,0,0.627491,0,1.10534,0.182894,0,1.92621,0.988533,0.0655359,0.762908,6.14455,4.72453,1.43797,0,0.860448,0,0,0.167987,1.08843,0,0,1.04807,0.0555305,0,0,2.01908,0.876675,0,0,1.75582,0.653443,5.57891,9.04822,5.66382,4.38227,0.0889209,0,2.01448,0.748772,0.200134,0,2.89702,1.72859,0.446199,4.29775,0,1.37136,8.95684,5.13184,7.85405,5.44656,4.28209,4.0431,1.47353,8.03313,3.70507,10.6366,8.20618,4.89748,7.56026,5.47085,4.42198,12.6988,8.38559,4.86591,7.78415,5.71311,4.7448,14.1967,6.17446,5.36421,69.069)

# MoyenneTaille<-c(4,3.9,3.8,3.7,3.6,3.5,3.4,3.3,3.2,3.1,3.8,3.7,3.6,3.5,3.4,3.3,3.2,3.1,3,3.6,3.5,3.4,3.3,3.2,3.1,3,2.9,3.4,3.3,3.2,3.1,3,2.9,2.8,2.7,3.2,3.1,3,2.9,2.8,2.7,3,2.9,2.8,2.7,2.6,2.5,2.8,2.7,2.6,2.5,2.4,2.6,2.5,2.4,2.4,2.3,2.2,3.7,3.6,3.5,3.4,3.3,3.2,3.1,3,2.9,3.5,3.4,3.3,3.2,3.1,3,2.9,2.8,3.3,3.2,3.1,3,2.9,2.8,2.7,2.6,3.1,3,2.9,2.8,2.7,2.6,2.5,2.9,2.8,2.7,2.6,2.5,2.4,2.7,2.6,2.5,2.4,2.3,2.5,2.4,2.3,2.3,2.2,2.1,3.4,3.3,3.2,3.1,3,2.9,2.8,2.7,3.2,3.1,3,2.9,2.8,2.7,2.6,2.5,3,2.9,2.8,2.7,2.6,2.5,2.4,2.8,2.7,2.6,2.5,2.4,2.3,2.6,2.5,2.4,2.3,2.2,2.4,2.3,2.2,2.1,2.2,2.1,2,2,1.9,1.8,3.1,3,2.9,2.8,2.7,2.6,2.5,2.4,2.9,2.8,2.7,2.6,2.5,2.4,2.3,2.7,2.6,2.5,2.4,2.3,2.2,2.5,2.4,2.3,2.2,2.1,2.3,2.2,2.1,2.1,2,1.9,2.8,2.7,2.6,2.5,2.4,2.3,2.6,2.5,2.4,2.3,2.2,2.1,2.4,2.3,2.2,2.1,2,2.2,2.1,2,2,1.9,1.8,2.5,2.4,2.3,2.2,2.1,2,2.3,2.2,2.1,2,1.9,2.1,2,1.9,1.9,1.8,1.7,2.2,2.1,2,1.9,2,1.9,1.8,1.8,1.7,1.6,1.9,1.8,1.7,1.7,1.6,1.5,1.6,1.5,1.4,1.3)
# LorchvsMDPtau1eq1<-c(0,0,0,0,0,0,0,0,0,0,7.58139,6.48927,5.40229,4.31408,3.23128,2.14526,1.0577,1.09307,1.10506,16.7088,15.5177,14.3255,13.1392,11.9493,10.7577,9.56509,8.38424,27.7199,26.4022,25.091,23.7759,22.4588,21.1411,19.8359,0,41.3394,39.8742,38.4044,36.9321,35.4593,0,58.5063,56.8417,55.1742,53.5063,0,0,81.017,79.0937,0,0,0,111.794,0,0,0,0,0,0,0,0,0,0,0,0,0,0,8.50208,7.29661,6.09014,4.88956,3.68534,2.47942,1.27252,0.077521,18.7812,17.446,16.1173,14.7848,13.4502,12.1149,10.7925,0,31.5322,30.0452,28.5536,27.0593,25.5646,24.0838,0,47.6626,45.9699,44.2741,42.5781,0,0,68.9121,66.9513,64.9903,0,0,98.1459,0,0,0,0,0,0,0,0,0,0,0,0,0,9.49615,8.14279,6.79604,5.44531,4.09254,2.7391,1.39866,0,21.3139,19.8042,18.2898,16.7727,15.2551,13.7518,0,36.3186,34.5965,32.8713,31.1458,29.4365,0,56.1807,54.1804,52.1799,0,0,83.6868,81.3066,0,0,0,0,0,0,0,0,0,0,0,0,0,0,0,0,10.8266,9.29354,7.75574,6.21518,4.67427,3.14768,0,24.6258,22.8734,21.1178,19.362,17.6226,0,42.9851,40.9437,38.9024,36.8799,0,68.5829,66.1446,0,106.585,0,0,0,0,0,0,0,0,12.5057,10.7219,8.93474,7.14749,5.37684,0,29.229,27.1449,25.061,22.9961,0,52.7084,50.209,47.7322,87.9316,84.839,0,0,0,0,0,0,0,14.9481,12.8197,10.6915,8.58277,0,36.0912,33.5278,30.9877,68.1605,64.9684,0,0,0,0,0,18.5438,15.9128,13.3057,47.0008,43.7022,95.5167,0,0,0,24.3195,20.9067,66.6258,0,0,34.8274,0)
# OAvsMDPtau1eq1<-c(0,0,0,0,0,0,0,0,0,0,6.49833,5.40622,4.31924,3.23102,2.14823,1.0622,-0.0253569,0,0,14.3219,13.1307,11.9386,10.7522,9.56229,8.37069,7.17811,5.99726,23.7599,22.4422,21.131,19.8159,18.4988,17.1811,15.876,0,35.4337,33.9686,32.4988,31.0265,29.5537,28.0946,50.1483,48.4837,46.8161,45.1482,43.496,0,69.4431,67.5199,65.5965,63.6908,0,95.8234,93.5515,91.3005,133.901,131.153,192.961,7.66714,7.75263,7.83983,7.92906,8.01982,8.11298,8.20854,8.30644,8.40544,15.6984,14.4929,13.2864,12.0859,10.8816,9.67572,8.46881,7.27381,25.4102,24.075,22.7464,21.4138,20.0792,18.744,17.4215,0,37.457,35.97,34.4784,32.9841,31.4894,30.0086,0,52.696,51.0033,49.3075,47.6114,45.9313,0,72.7709,70.8101,68.8491,66.9063,0,100.391,98.0663,95.7632,140.61,137.784,203.814,17.1246,17.3365,17.5534,17.7747,18.0024,18.2365,18.4767,18.7205,27.1249,25.7716,24.4248,23.0741,21.7213,20.3679,19.0274,0,39.5653,38.0555,36.5411,35.024,33.5065,32.0031,0,55.3613,53.6392,51.914,50.1885,48.4792,0,76.2714,74.271,72.2706,70.2887,0,105.23,102.849,100.491,0,147.79,144.88,0,215.623,0,0,28.8788,29.2805,29.6914,30.1153,30.5523,31.0016,31.4597,0,41.7297,40.1967,38.6589,37.1184,35.5774,34.0509,0,58.1099,56.3574,54.6018,52.846,51.1066,0,79.9011,77.8598,75.8185,73.796,0,110.287,107.849,105.433,155.374,152.376,228.334,43.9637,44.6585,45.3781,46.1234,46.8922,47.6802,60.9574,59.1736,57.3864,55.5991,53.8285,0,83.6825,81.5984,79.5145,77.4496,0,115.6,113.101,110.624,163.445,160.352,242.142,63.8972,65.0783,66.3075,67.5813,68.893,0,87.6113,85.4829,83.3546,81.2459,0,121.166,118.603,116.063,172.006,168.814,257.066,91.7237,93.7629,95.8898,98.0957,127.044,124.413,121.806,181.17,177.872,273.421,133.261,136.953,140.821,191.004,187.591,291.397,201.545,208.905,311.177,332.859)
# HEURvsMDPtau1eq1<-c(0,0,0,0,0,0,0,0,0,0,6.49833,5.40622,4.31924,3.23102,2.14823,1.0622,-0.0253569,0,0,14.3219,13.1307,11.9386,10.7522,9.56229,8.37069,0,0,23.7599,22.4422,21.131,19.8159,0,0,0,0,35.4337,33.9686,0,0,0,0,0,0,0,0,0,0,0,0,0,0,0,0,0,0,0,0,0,7.66714,7.75263,7.83983,7.92906,8.01982,8.11298,8.20854,0,0,15.6984,14.4929,13.2864,12.0859,10.8816,2.47942,1.27252,0,25.4102,24.075,22.7464,14.7848,13.4502,12.1149,0,0,37.457,30.0452,28.5536,27.0593,0,0,0,47.6626,45.9699,0,0,0,0,0,0,0,0,0,0,0,0,0,0,0,17.1246,17.3365,17.5534,17.7747,0,0,0,0,27.1249,25.7716,6.79604,5.44531,4.09254,2.7391,0,0,21.3139,19.8042,18.2898,16.7727,15.2551,0,0,36.3186,34.5965,32.8713,0,0,0,56.1807,0,0,0,0,0,0,0,0,0,0,0,0,0,0,28.8788,0,0,0,0,0,0,0,10.8266,9.29354,7.75574,6.21518,4.67427,0,0,24.6258,22.8734,21.1178,0,0,0,42.9851,0,0,0,0,0,0,0,0,0,0,0,0,0,0,0,0,12.5057,10.7219,8.93474,7.14749,5.37684,0,29.229,27.1449,0,0,0,0,0,0,0,0,0,0,0,0,0,0,0,14.9481,12.8197,10.6915,0,0,36.0912,0,0,0,0,0,0,0,0,0,18.5438,15.9128,13.3057,47.0008,0,0,0,0,0,24.3195,0,0,0,0,34.8274,0)


# NEW value of HEUR for tau=1 !
MoyenneTaille<-c(4,3.9,3.8,3.7,3.6,3.5,3.4,3.3,3.2,3.1,3.8,3.7,3.6,3.5,3.4,3.3,3.2,3.1,3,3.6,3.5,3.4,3.3,3.2,3.1,3,2.9,3.4,3.3,3.2,3.1,3,2.9,2.8,2.7,3.2,3.1,3,2.9,2.8,2.7,3,2.9,2.8,2.7,2.6,2.5,2.8,2.7,2.6,2.5,2.4,2.6,2.5,2.4,2.4,2.3,2.2,3.7,3.6,3.5,3.4,3.3,3.2,3.1,3,2.9,3.5,3.4,3.3,3.2,3.1,3,2.9,2.8,3.3,3.2,3.1,3,2.9,2.8,2.7,2.6,3.1,3,2.9,2.8,2.7,2.6,2.5,2.9,2.8,2.7,2.6,2.5,2.4,2.7,2.6,2.5,2.4,2.3,2.5,2.4,2.3,2.3,2.2,2.1,3.4,3.3,3.2,3.1,3,2.9,2.8,2.7,3.2,3.1,3,2.9,2.8,2.7,2.6,2.5,3,2.9,2.8,2.7,2.6,2.5,2.4,2.8,2.7,2.6,2.5,2.4,2.3,2.6,2.5,2.4,2.3,2.2,2.4,2.3,2.2,2.1,2.2,2.1,2,2,1.9,1.8,3.1,3,2.9,2.8,2.7,2.6,2.5,2.4,2.9,2.8,2.7,2.6,2.5,2.4,2.3,2.7,2.6,2.5,2.4,2.3,2.2,2.5,2.4,2.3,2.2,2.1,2.3,2.2,2.1,2.1,2,1.9,2.8,2.7,2.6,2.5,2.4,2.3,2.6,2.5,2.4,2.3,2.2,2.1,2.4,2.3,2.2,2.1,2,2.2,2.1,2,2,1.9,1.8,2.5,2.4,2.3,2.2,2.1,2,2.3,2.2,2.1,2,1.9,2.1,2,1.9,1.9,1.8,1.7,2.2,2.1,2,1.9,2,1.9,1.8,1.8,1.7,1.6,1.9,1.8,1.7,1.7,1.6,1.5,1.6,1.5,1.4,1.3)
LorchvsMDPtau3eq1<-c(0.289126,6.43754,13.4014,21.3621,30.5303,41.1816,53.7242,68.6534,86.896,109.419,3.4788,10.7186,19.0696,28.7862,40.2077,53.8345,70.2695,90.4403,113.746,7.60796,16.3654,26.6523,38.8374,53.4178,70.839,90.7743,109.966,12.9589,23.6462,36.3416,51.3032,68.2881,86.2076,103.353,0,124.263,31.9992,46.51,62.2513,78.5415,44.1301,131.218,156.285,53.2505,68.6307,58.2697,0,130.92,155.204,77.1118,75.4733,0,121.033,96.4175,96.7978,120.491,124.142,160.122,10.5158,18.7504,28.3016,39.4502,52.5095,67.828,85.8905,106.435,129.333,15.6793,25.5588,37.0463,50.604,66.3539,83.9763,103.803,124.483,21.7151,33.4881,47.0847,62.4179,78.8366,97.8719,28.9039,0,28.2415,41.3976,55.8322,71.5328,90.1451,41.3948,0,146.101,170.799,61.5704,80.8376,56.4503,0,142.968,170.313,73.4682,75.3774,0,89.0863,93.4887,99.0056,117.782,129.16,166.369,23.6863,34.5838,47.1732,61.5649,77.6924,96.4976,117.934,13.7622,30.3285,42.8545,56.9117,72.2121,90.8282,111.294,25.1582,0,36.6968,50.0601,64.8189,82.4753,103.87,38.4965,0,160.135,54.802,73.0111,51.2627,54.5306,0,157.789,189.582,68.7925,74.0853,0,81.5296,89.7488,97.8115,0,114.774,126.059,0,159.232,0,0,38.7108,51.7843,66.0757,83.0035,102.791,126.038,20.1353,0,44.7921,58.2679,74.6547,94.1227,31.1904,33.3845,0,173.666,64.2713,84.1589,45.6705,49.0933,0,172.985,56.5229,62.6183,67.6971,0,74.1207,82.2468,89.3192,104.66,117.138,152.009,52.6088,66.3268,84.309,107.454,23.3123,25.2656,55.2517,73.6207,32.6331,36.8423,39.7666,0,190.8,46.8345,52.3101,56.5822,0,62.7989,69.6776,79.4001,91.7665,108.253,142.704,63.2884,85.0075,21.0631,24.6355,27.2689,0,28.6576,33.6262,38.0211,45.3359,0,47.517,55.975,67.9279,77.1975,96.2814,130.483,14.8044,17.3424,23.3,31.4526,31.1782,40.0358,53.0969,60.5907,80.6125,114.461,68.3611,21.5728,34.1657,40.4543,60.2869,93.3345,87.6196,32.9869,64.0808,101.521)
OAvsMDPtau3eq1<-c(0.114708,0.126986,0.14049,0.156401,0.173864,0.192226,0.212484,0.235869,0.264484,0.298344,0.155817,0.217772,0.298961,0.407541,0.567081,0.799746,1.14486,1.62894,1.85196,0.457867,0.74032,1.10701,1.59178,2.19905,2.91497,3.21037,1.80154,1.35192,1.99813,2.80837,3.62612,4.09046,3.43618,1.37012,0,2.85421,3.7916,4.45525,4.34504,3.05902,1.03573,4.19128,4.53934,3.99647,2.51167,0.790509,0,4.05022,3.3401,1.98526,0.59786,0,2.59635,1.50043,0.447747,1.00516,0.283811,0.14025,1.01353,1.48094,2.01055,2.5705,3.15071,3.62308,3.93529,3.51274,2.38104,1.953,2.61484,3.24704,3.9542,4.4622,4.35495,3.63067,2.0131,3.10113,3.94232,4.66338,4.91388,4.21621,3.40468,2.41272,0,4.37021,4.95931,4.84811,4.02885,3.40762,3.00023,0,4.74818,4.33492,3.54431,3.80446,3.88527,0,3.54913,3.59268,4.29103,5.30099,0,3.71938,4.82035,6.97322,5.12523,8.75714,9.83648,3.15495,4.10492,4.94654,5.54229,5.54373,5.29005,4.44164,2.79602,4.52292,5.32983,5.71827,5.26096,5.08848,4.10003,4.2041,0,5.39783,5.53303,5.01101,4.68232,4.68124,5.98586,0,4.99114,4.43502,5.0454,5.59336,8.17507,0,4.30664,5.37241,7.3253,10.7019,0,5.48559,9.18759,13.2996,0,10.7747,15.2384,0,16.0274,0,0,5.54713,6.21059,6.20439,6.11776,5.81012,5.18892,6.34317,0,6.03628,5.74158,5.67139,5.62808,6.88919,8.77571,0,5.05388,5.38323,6.23626,8.90369,11.6203,0,5.2534,7.68058,11.1452,14.6298,0,9.08395,13.2877,17.338,14.7772,20.8183,24.4984,6.38525,5.82044,6.17309,7.34796,9.34796,10.7664,5.00773,6.24287,8.93647,11.6435,13.904,0,7.23516,10.6264,14.0671,17.1651,0,12.1765,16.2097,22.6218,19.3612,29.007,35.0926,5.64854,8.34013,11.2339,13.7315,15.6765,0,9.49988,13.0162,16.099,21.9823,0,14.6577,20.7411,29.7933,25.6299,38.879,48.3669,12.9984,15.176,20.5795,28.0602,18.9609,26.8533,38.5259,34.3547,51.2141,65.5504,27.5009,35.2597,49.3318,45.6634,66.9922,88.3541,68.9413,87.9126,120.014,175.793)
HEURvsMDPtau3eq1<-c(0.144563,0.150447,0.156102,0.163559,0.137051,0.152409,0.16913,0.192901,0.213766,0.239528,0.186901,0.203805,0.134746,0.166671,0.216553,0.166195,0.525648,0.765668,0.317778,0.161533,0.25132,0.382409,0.338279,1.25988,1.63308,1.68988,0.711743,0.449134,0.561447,0.740099,2.46657,2.51486,1.83825,0.432264,0,1.03769,1.22964,3.33395,2.86188,1.61594,0.268038,4.1199,3.82347,2.84524,1.35136,1.35922,0,3.97317,2.67122,4.29503,1.27378,0,7.59337,4.26566,1.23489,4.3127,1.2261,1.2504,1.33495,0.663334,0.894683,1.17889,0.458516,1.24895,1.3218,0.00104792,0.495121,0.832383,1.15747,0.551133,0.748407,2.05593,0.300921,0.856754,0,0.749081,0.952242,2.74844,0.750979,1.15578,0.337967,0,0,1.37627,1.20533,2.07102,0.749198,0.00135738,0.266493,0,2.90843,1.58274,0.111521,1.92875,0,0,0.928162,3.28824,1.5833,-0.00641045,0,3.02142,1.08171,0.30292,1.22749,0.338911,0.325208,1.44419,0.221509,0.444916,1.82083,0.34865,0.00251577,0.67089,0.448965,0.611571,0.875615,0.903204,0.0033234,0.730086,0,0.0376226,0,1.50351,0.862491,0.787917,0,0.534909,0,0,1.63378,0.120878,1.72579,0,0,0,2.58929,1.07964,0,0.330866,0,0.170888,1.0901,0.303,0,0.996589,0.221197,0,5.76462,0,0,0.00710614,1.39649,0.530424,0,0.51648,0,0.0368365,0,1.47832,0.387731,0.357177,0.647872,0,0.0339142,0,0.63666,1.43096,0,0,0.296205,0,0.616454,0,1.10534,0.182894,0,1.92621,0.988533,0.0655359,0.762908,6.14455,4.72453,1.43797,0,0.860448,0,0,0.167987,1.08843,0,0,1.04807,0.0555305,0,0,2.01908,0.876675,0,0,1.75582,0.653443,5.57891,9.04822,5.66382,4.38227,0.0889209,0,2.01448,0.748772,0.200134,0,2.89702,1.72859,0.446199,4.29775,0,1.37136,8.95684,5.13184,7.85405,5.44656,4.28209,4.0431,1.47353,8.03313,3.70507,10.6366,8.20618,4.89748,7.56026,5.47085,4.42198,12.6988,8.38559,4.86591,7.78415,5.71311,4.7448,14.1967,6.17446,5.36421,69.069)
OAvsHeurtau3eq1<-c(-0.0298123,-0.0234249,-0.0155858,-0.00714442,0.0367625,0.0397562,0.0432809,0.0428857,0.0506092,0.0586757,-0.0310253,0.0139382,0.163985,0.240453,0.349741,0.632471,0.615889,0.856592,1.52927,0.295829,0.487711,0.721723,1.24915,0.927332,1.26114,1.49515,1.082,0.898608,1.42848,2.05288,1.13152,1.53691,1.56906,0.933698,0,1.79765,2.53062,1.08512,1.4419,1.42004,0.765556,0.0685642,0.689558,1.11938,1.14475,-0.56045,0,0.0741279,0.651446,-2.21316,-0.666598,0,-4.64263,-2.65013,-0.776506,-3.16823,-0.92957,-1.09464,-0.316914,0.812056,1.10579,1.3752,2.67961,2.34447,2.57912,3.51166,1.87668,1.11116,1.44042,2.68093,3.18181,2.35759,4.04176,2.75072,2.0131,2.33445,2.96172,1.86367,4.13175,3.02603,3.05711,2.41272,0,2.9532,3.70908,2.72189,3.25635,3.40622,2.72836,0,1.78883,2.7109,3.43058,1.84295,3.88527,0,2.5989,0.297756,2.66957,5.30775,0,0.682105,3.70437,6.65051,3.85972,8.39048,9.4815,1.68604,3.87468,4.48145,3.65456,5.17717,5.2874,3.74606,2.33721,3.88761,4.41554,4.7719,5.25744,4.32781,4.10003,4.16491,0,3.83639,4.63053,4.19164,4.68232,4.12891,5.98586,0,3.30554,4.31128,3.26817,5.59336,8.17507,0,1.67889,4.25349,7.3253,10.3378,0,5.31483,8.01218,12.9589,0,9.68467,14.9862,0,9.72533,0,0,5.53963,4.74764,5.64404,6.11776,5.26741,5.18892,6.304,0,4.49134,5.33309,5.29677,4.95407,6.88919,8.73883,0,4.39117,3.90228,6.23626,8.90369,11.2922,0,4.61642,7.68058,9.93276,14.4228,0,7.02665,12.1828,17.2638,13.9134,13.8419,18.9003,4.87695,5.82044,5.27624,7.34796,9.34796,10.583,3.88737,6.24287,8.93647,10.4893,13.8439,0,7.23516,8.44214,13.0808,17.1651,0,10.2472,15.462,16.1617,9.48373,22.114,29.4432,5.55371,8.34013,9.04425,12.8936,15.447,0,6.42513,11.1047,15.5921,16.9783,0,13.1176,10.8429,23.4833,16.5216,31.7345,42.3025,8.61689,13.5151,11.6406,23.5161,7.54992,17.2439,32.0925,24.9214,43.4083,58.5785,13.1374,24.8057,42.4461,35.1533,58.0189,79.8791,47.9665,77.0547,108.896,63.1074)

#Linux
MoyenneTaille<-c(4,3.9,3.8,3.7,3.6,3.5,3.4,3.3,3.2,3.1,3.8,3.7,3.6,3.5,3.4,3.3,3.2,3.1,3,3.6,3.5,3.4,3.3,3.2,3.1,3,2.9,3.4,3.3,3.2,3.1,3,2.9,2.8,2.7,3.2,3.1,3,2.9,2.8,2.7,3,2.9,2.8,2.7,2.6,2.5,2.8,2.7,2.6,2.5,2.4,2.6,2.5,2.4,2.4,2.3,2.2,3.7,3.6,3.5,3.4,3.3,3.2,3.1,3,2.9,3.5,3.4,3.3,3.2,3.1,3,2.9,2.8,3.3,3.2,3.1,3,2.9,2.8,2.7,2.6,3.1,3,2.9,2.8,2.7,2.6,2.5,2.9,2.8,2.7,2.6,2.5,2.4,2.7,2.6,2.5,2.4,2.3,2.5,2.4,2.3,2.3,2.2,2.1,3.4,3.3,3.2,3.1,3,2.9,2.8,2.7,3.2,3.1,3,2.9,2.8,2.7,2.6,2.5,3,2.9,2.8,2.7,2.6,2.5,2.4,2.8,2.7,2.6,2.5,2.4,2.3,2.6,2.5,2.4,2.3,2.2,2.4,2.3,2.2,2.1,2.2,2.1,2,2,1.9,1.8,3.1,3,2.9,2.8,2.7,2.6,2.5,2.4,2.9,2.8,2.7,2.6,2.5,2.4,2.3,2.7,2.6,2.5,2.4,2.3,2.2,2.5,2.4,2.3,2.2,2.1,2.3,2.2,2.1,2.1,2,1.9,2.8,2.7,2.6,2.5,2.4,2.3,2.6,2.5,2.4,2.3,2.2,2.1,2.4,2.3,2.2,2.1,2,2.2,2.1,2,2,1.9,1.8,2.5,2.4,2.3,2.2,2.1,2,2.3,2.2,2.1,2,1.9,2.1,2,1.9,1.9,1.8,1.7,2.2,2.1,2,1.9,2,1.9,1.8,1.8,1.7,1.6,1.9,1.8,1.7,1.7,1.6,1.5,1.6,1.5,1.4,1.3)
LorchvsMDPtau3eq1<-c(0,0,0,0,0,0,0,0,0,0,7.66039,6.57474,5.4858,4.39537,3.30702,2.21998,1.13223,1.1036,1.11584,16.7373,15.5449,14.3508,13.1591,11.9689,10.7778,9.59886,8.40653,27.7642,26.4444,25.1271,23.8115,22.4948,21.1918,19.8739,0,41.4151,39.9424,38.4717,36.9999,35.5433,0,58.693,57.0263,55.3584,53.7073,0,0,81.2551,79.3308,0,0,0,112.089,0,0,0,0,0,0,0,0,0,0,0,0,0,0,8.44786,7.24098,6.03245,4.82623,3.62161,2.41609,1.22283,0.0160509,18.7348,17.3973,16.0623,14.729,13.3947,12.0742,10.7386,0,31.5072,30.0124,28.5195,27.0256,25.5471,24.0516,0,47.7299,46.0348,44.3385,42.6591,0,0,69.0167,67.0545,65.1121,0,0,98.2931,0,0,0,0,0,0,0,0,0,0,0,0,0,9.50948,8.15393,6.80082,5.44952,4.09713,2.75875,1.4051,0,21.3516,19.8341,18.3187,16.8021,15.3011,13.7829,0,36.4495,34.7251,32.9995,31.2911,29.5637,0,56.3578,54.3562,52.375,0,0,83.9167,81.5593,0,0,0,0,0,0,0,0,0,0,0,0,0,0,0,0,10.8491,9.30808,7.76918,6.2291,4.70498,3.1633,0,24.7332,22.9784,21.2223,19.4839,17.726,0,43.1333,41.0907,39.0688,37.0243,0,68.7792,66.3641,0,106.368,0,0,0,0,0,0,0,0,12.5774,10.7911,9.00342,7.2337,5.44421,0,29.3336,27.2481,25.1838,23.0964,0,52.8573,50.3814,47.8771,87.6924,84.5723,0,0,0,0,0,0,0,14.9697,12.8396,10.7311,8.59912,0,36.1454,33.6056,31.0368,67.8371,64.6162,0,0,0,0,0,18.5662,15.9592,13.3226,46.6754,43.347,95.6395,0,0,0,24.0176,20.5741,66.7024,0,0,35.2099,0)
OAvsMDPtau3eq1<-c(0,0,0,0,0,0,0,0,0,0,6.56605,5.4804,4.39145,3.30103,2.21268,1.12564,0.0378865,0,0,14.3463,13.1538,11.9598,10.7681,9.57786,8.38677,7.20782,6.01549,23.7978,22.4781,21.1608,19.8452,18.5285,17.2255,15.9076,0,35.4986,34.026,32.5553,31.0834,29.6269,28.1535,50.3082,48.6416,46.9737,45.3226,43.6531,0,69.6472,67.723,65.8183,63.8923,0,96.0761,93.8263,91.5509,133.751,130.978,193.409,7.74794,7.83398,7.92222,8.01252,8.10491,8.19908,8.29547,8.39327,8.49448,15.7372,14.5304,13.3218,12.1156,10.911,9.70547,8.51222,7.30544,25.4658,24.1283,22.7933,21.46,20.1257,18.8052,17.4696,0,37.5441,36.0492,34.5564,33.0625,31.584,30.0885,0,52.8885,51.1934,49.4971,47.8178,46.1197,0,73.0182,71.056,69.1136,67.1496,0,100.701,98.3981,96.0693,140.514,137.662,204.407,17.1549,17.3671,17.5849,17.8079,18.0358,18.2699,18.508,18.755,27.17,25.8144,24.4613,23.11,21.7576,20.4192,19.0656,0,39.6408,38.1232,36.6078,35.0912,33.5902,32.072,0,55.5427,53.8183,52.0927,50.3844,48.657,0,76.5033,74.5017,72.5204,70.5171,0,105.518,103.16,100.776,0,147.634,144.698,0,216.182,0,0,28.927,29.3298,29.7437,30.1682,30.6056,31.051,31.5148,0,41.8094,40.2684,38.7295,37.1894,35.6653,34.1236,0,58.3002,56.5454,54.7894,53.0509,51.293,0,80.1463,78.1037,76.0818,74.0373,0,110.595,108.18,105.737,155.219,152.194,228.954,44.0498,44.7504,45.4719,46.2176,46.98,47.7773,61.1615,59.3751,57.5874,55.8177,54.0282,0,83.9481,81.8626,79.7982,77.7109,0,115.935,113.459,110.955,163.295,160.175,242.829,64.1225,65.3093,66.5416,67.8091,69.1396,0,87.9058,85.7758,83.6672,81.5352,0,121.54,119,116.431,171.885,168.664,257.888,92.0289,94.0748,96.1917,98.4293,127.437,124.831,122.194,181.042,177.713,274.327,133.671,137.343,141.266,190.852,187.408,292.371,201.248,208.666,312.008,333.97)
HEURvsMDPtau3eq1<-c(0,0,0,0,0,0,0,0,0,0,6.56605,5.4804,4.39145,3.30103,2.21268,1.12564,0.0378865,0,0,14.3463,13.1538,11.9598,10.7681,9.57786,8.38677,0,0,23.7978,22.4781,21.1608,19.8452,0,0,0,0,35.4986,34.026,0,0,0,0,0,0,0,0,0,0,0,0,0,0,0,0,0,0,0,0,0,7.74794,7.83398,7.92222,8.01252,8.10491,8.19908,8.29547,0,0,15.7372,14.5304,13.3218,12.1156,10.911,2.41609,1.22283,0,25.4658,24.1283,22.7933,14.729,13.3947,12.0742,0,0,37.5441,30.0124,28.5195,27.0256,0,0,0,47.7299,46.0348,0,0,0,0,0,0,0,0,0,0,0,0,0,0,0,17.1549,17.3671,17.5849,17.8079,0,0,0,0,27.17,25.8144,6.80082,5.44952,4.09713,2.75875,0,0,21.3516,19.8341,18.3187,16.8021,15.3011,0,0,36.4495,34.7251,32.9995,0,0,0,56.3578,0,0,0,0,0,0,0,0,0,0,0,0,0,0,28.927,0,0,0,0,0,0,0,10.8491,9.30808,7.76918,6.2291,4.70498,0,0,24.7332,22.9784,21.2223,0,0,0,43.1333,0,0,0,0,0,0,0,0,0,0,0,0,0,0,0,0,12.5774,10.7911,9.00342,7.2337,5.44421,0,29.3336,27.2481,0,0,0,0,0,0,0,0,0,0,0,0,0,0,0,14.9697,12.8396,10.7311,0,0,36.1454,0,0,0,0,0,0,0,0,0,18.5662,15.9592,13.3226,46.6754,0,0,0,0,0,24.0176,0,0,0,0,35.2099,0)


x<-OAvsMDPtau1eq1/100
y<-HEURvsMDPtau1eq1/100
sol<-(x-y)/(y+1)
OAvsHeurtau1eq1<-sol*100

# x<-OAvsMDPtau3eq1/100
# y<-HEURvsMDPtau3eq1/100
# sol<-(x-y)/(y+1)
# OAvsHeurtau3eq1<-sol*100

if (fig6a_OAvsMDP) {
  OAvsMDP<-OAvsMDPtau1eq1
  LorchvsMDP<-OAvsMDPtau3eq1
  max_valtau1<-max(OAvsMDP) + 10 #180
  max_valtau3<-max(LorchvsMDP) + 10 #350
} else if (fig6b_PACEvsMDP) {
  OAvsMDP<-LorchvsMDPtau1eq1
  LorchvsMDP<-LorchvsMDPtau3eq1
  max_valtau1<-max(OAvsMDP) + 10 #150
  max_valtau3<-max(LorchvsMDP) + 10 #150
} else if (fig6c_HEURvsMDP) {
  OAvsMDP<-HEURvsMDPtau1eq1
  LorchvsMDP<-HEURvsMDPtau3eq1
  max_valtau1<- max(OAvsMDP) + 10 #80
  max_valtau3<-max(LorchvsMDP) + 10 #80
} else if (fig6d_OAvsHEUR) {
  OAvsMDP<-OAvsHeurtau1eq1
  LorchvsMDP<-OAvsHeurtau3eq1
  max_valtau1<- max(OAvsMDP) + 10 #180
  max_valtau3<-max(LorchvsMDP) + 10 #350
}

borne<-(max(MoyenneTaille)-min(MoyenneTaille))*10
iterVal<-NULL
for (i in 0:borne) {
  iterVal<-c(iterVal,(13+i)/10)
}
ValueMin<-NULL;ValueMax<-NULL;ValueMean<-NULL;
for (i in iterVal) {
  print(i)
  print(which(MoyenneTaille==i))
  ValueMin<-c(ValueMin,min(LorchvsMDP[which(MoyenneTaille==i)]));
  ValueMax<-c(ValueMax,max(LorchvsMDP[which(MoyenneTaille==i)]));
  ValueMean<-c(ValueMean,mean(LorchvsMDP[which(MoyenneTaille==i)]));
}

borne<-(max(MoyenneTaille)-min(MoyenneTaille))*10
iterVal<-NULL
for (i in 0:borne) {
  iterVal<-c(iterVal,(13+i)/10)
}
ValueMinOA<-NULL;ValueMaxOA<-NULL;ValueMeanOA<-NULL;
for (i in iterVal) {
  print(i)
  print(which(MoyenneTaille==i))
  ValueMinOA<-c(ValueMinOA,min(OAvsMDP[which(MoyenneTaille==i)]));
  ValueMaxOA<-c(ValueMaxOA,max(OAvsMDP[which(MoyenneTaille==i)]));
  ValueMeanOA<-c(ValueMeanOA,mean(OAvsMDP[which(MoyenneTaille==i)]));
}

tailleLegend<-0.9;
# 180 pour OA, 150 pour Lorch, 80 Heuristic,xaxs = "i",yaxs = "i"
# main="(OA) vs (Heur)\n inter-arrival time = 1",
plot(OAvsMDP~MoyenneTaille,ylim=c(0,max_valtau1),pch=".",
     cex.main=tailleLegend+0.5,cex.lab =tailleLegend, col="black", cex.axis=1.5, cex =2.5,lwd = 1, 
     ylab="Over-consumption (%)", xlab="Size mean depending on their probabilities")
#cols<-c("black");
#legend("topright", c("OA vs MDP"),pch=c(4,4),col=cols[1:6],bty="o",cex=tailleLegend,x.intersp = 1.5, y.intersp = 1.5,text.width=0.8,inset=c(0.02,0.02*0.70), pt.lwd=4)
#lines(iterVal,ValueMaxOA,col='green')
#lines(iterVal,ValueMinOA,col='blue')
lines(iterVal,ValueMeanOA,col='red')
#cols<-c("green","red","blue");
cols<-c("red");
#legend("topright", c("max","mean","min"),col=cols[1:6],bty="n",cex=tailleLegend,
#       x.intersp = 0.4, y.intersp = 0.75,text.width=0.5,inset=c(0.01,0.01*1.41), pt.lwd=4, lty=1,lwd=2)
legend("topright", c("mean"),col=cols[1:6],bty="n",cex=tailleLegend,
       x.intersp = 0.4, y.intersp = 0.75,text.width=0.5,inset=c(0.01,0.01*1.41), pt.lwd=4, lty=1,lwd=2)

# 350 pour OA, 150 pour Lorch, 80 Heuristic, xaxs = "i",yaxs = "i"
# main="(OA) vs (Heur)\n inter-arrival time = 3",
plot(LorchvsMDP~MoyenneTaille, ylim=c(0,max_valtau3),col="black",
     cex.main=tailleLegend+0.5,pch=".", cex.lab =tailleLegend, cex.axis=1.5, cex =2.5,lwd = 1, 
     ylab="Over-consumption (%)", xlab="Size mean depending on their probabilities")
#cols<-c("black");
#legend("topright", c("Lorch vs MDP"),pch=c(4,4),col=cols[1:6],bty="o",cex=tailleLegend,x.intersp = 1.5, y.intersp = 1.5,text.width=1,inset=c(0.02,0.02*0.70), pt.lwd=4)
#lines(iterVal,ValueMax,col='green')
#lines(iterVal,ValueMin,col='blue')
lines(iterVal,ValueMean,col='red')
#cols<-c("green","blue","red");
#legend("topright", c("max","mean","min"),pch=c(4,19),col=cols[1:6],bty="o",cex=tailleLegend,x.intersp = 1.5, y.intersp = 1.5,text.width=0.7,inset=c(0.05,0.05*1.41), pt.lwd=4)
#cols<-c("green","red","blue");
#legend("topright", c("max","mean","min"),col=cols[1:6],bty="n",cex=tailleLegend,
#       x.intersp = 0.4, y.intersp = 0.75,text.width=0.5,inset=c(0.01,0.01*1.41), pt.lwd=4, lty=1,lwd=2)
legend("topright", c("mean"),col=cols[1:6],bty="n",cex=tailleLegend,
       x.intersp = 0.4, y.intersp = 0.75,text.width=0.5,inset=c(0.01,0.01*1.41), pt.lwd=4, lty=1,lwd=2)

print("MDP mean of Min/Mean/Max (blue/red/green) tau=3")
print(min(ValueMin))
print(mean(ValueMean))
print(max(ValueMax))
print("OA mean of Min/Mean/Max (blue/red/green) tau=1")
print(min(ValueMinOA))
print(mean(ValueMeanOA))
print(max(ValueMaxOA))
print("Percentage of simu where HEUR better than OA for tau=1")
print(length(which(OAvsHeurtau1eq1>=0))/length(OAvsHeurtau1eq1))
print("Percentage of simu where HEUR better than OA for tau=3")
print(length(which(OAvsHeurtau3eq1>=0))/length(OAvsHeurtau3eq1))
#dev.off()
